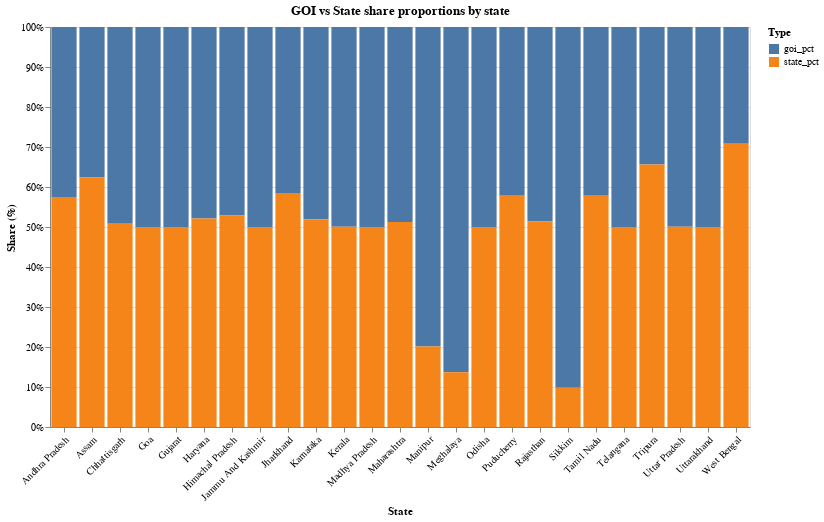

The notebook cell this image was saved under:
### Markdown cell above
Compares insurance penetration across different farm size categories, showing if the program effectively reaches the most smallholders.

### Code cell
# Aggregate by state 
state_shares = merged_final.groupby('state_name').agg({
    'goi_share': 'sum',
    'state_share': 'sum'
}).reset_index()

state_shares['total_share'] = state_shares['goi_share'] + state_shares['state_share']
state_shares['goi_pct'] = state_shares['goi_share'] / state_shares['total_share']
state_shares['state_pct'] = state_shares['state_share'] / state_shares['total_share']

shares_long = state_shares.melt(
    id_vars='state_name',
    value_vars=['goi_pct', 'state_pct'],
    var_name='share_type',
    value_name='share_value'
)

chart7 = alt.Chart(shares_long).mark_bar().encode(
    x=alt.X('state_name:N', axis=alt.Axis(labelAngle=-45), title='State'),
    y=alt.Y('share_value:Q', stack='normalize', title='Share (%)', axis=alt.Axis(format='%')),
    color=alt.Color('share_type:N', title='Type')
).properties(
    title='GOI vs State share proportions by state',
    width=700,
    height=400
)

chart7

### Figure 1 — Vega specification as saved in the notebook (floating-point values rounded to 4 significant figures)
{"$schema": "https://vega.github.io/schema/vega/v5.json", "data": [{"name": "source_0", "values": [{"share_type": "goi_pct", "share_value_end": 1.0, "share_value_start": 0.575, "state_name": "Andhra Pradesh"}, {"share_type": "goi_pct", "share_value_end": 1.0, "share_value_start": 0.6244, "state_name": "Assam"}, {"share_type": "goi_pct", "share_value_end": 1.0, "share_value_start": 0.5084, "state_name": "Chhattisgarh"}, {"share_type": "goi_pct", "share_value_end": 1.0, "share_value_start": 0.5, "state_name": "Goa"}, {"share_type": "goi_pct", "share_value_end": 1.0, "share_value_start": 0.5, "state_name": "Gujarat"}, {"share_type": "goi_pct", "share_value_end": 1.0, "share_value_start": 0.5215, "state_name": "Haryana"}, {"share_type": "goi_pct", "share_value_end": 1.0, "share_value_start": 0.5287, "state_name": "Himachal Pradesh"}, {"share_type": "goi_pct", "share_value_end": 1.0, "share_value_start": 0.5, "state_name": "Jammu And Kashmir"}, {"share_type": "goi_pct", "share_value_end": 1.0, "share_value_start": 0.5849, "state_name": "Jharkhand"}, {"share_type": "goi_pct", "share_value_end": 1.0, "share_value_start": 0.5192, "state_name": "Karnataka"}, {"share_type": "goi_pct", "share_value_end": 1.0, "share_value_start": 0.5006, "state_name": "Kerala"}, {"share_type": "goi_pct", "share_value_end": 1.0, "share_value_start": 0.5, "state_name": "Madhya Pradesh"}, {"share_type": "goi_pct", "share_value_end": 1.0, "share_value_start": 0.5126, "state_name": "Maharashtra"}, {"share_type": "goi_pct", "share_value_end": 1.0, "share_value_start": 0.2011, "state_name": "Manipur"}, {"share_type": "goi_pct", "share_value_end": 1.0, "share_value_start": 0.137, "state_name": "Meghalaya"}, {"share_type": "goi_pct", "share_value_end": 1.0, "share_value_start": 0.5, "state_name": "Odisha"}, {"share_type": "goi_pct", "share_value_end": 1.0, "share_value_start": 0.5782, "state_name": "Puducherry"}, {"share_type": "goi_pct", "share_value_end": 1.0, "share_value_start": 0.5138, "state_name": "Rajasthan"}, {"share_type": "goi_pct", "share_value_end": 1.0, "share_value_start": 0.09797, "state_name": "Sikkim"}, {"share_type": "goi_pct", "share_value_end": 1.0, "share_value_start": 0.5784, "state_name": "Tamil Nadu"}, {"share_type": "goi_pct", "share_value_end": 1.0, "share_value_start": 0.5, "state_name": "Telangana"}, {"share_type": "goi_pct", "share_value_end": 1.0, "share_value_start": 0.6564, "state_name": "Tripura"}, {"share_type": "goi_pct", "share_value_end": 1.0, "share_value_start": 0.5004, "state_name": "Uttar Pradesh"}, {"share_type": "goi_pct", "share_value_end": 1.0, "share_value_start": 0.5, "state_name": "Uttarakhand"}, {"share_type": "goi_pct", "share_value_end": 1.0, "share_value_start": 0.708, "state_name": "West Bengal"}, {"share_type": "state_pct", "share_value_end": 0.575, "share_value_start": 0.0, "state_name": "Andhra Pradesh"}, {"share_type": "state_pct", "share_value_end": 0.6244, "share_value_start": 0.0, "state_name": "Assam"}, {"share_type": "state_pct", "share_value_end": 0.5084, "share_value_start": 0.0, "state_name": "Chhattisgarh"}, {"share_type": "state_pct", "share_value_end": 0.5, "share_value_start": 0.0, "state_name": "Goa"}, {"share_type": "state_pct", "share_value_end": 0.5, "share_value_start": 0.0, "state_name": "Gujarat"}, {"share_type": "state_pct", "share_value_end": 0.5215, "share_value_start": 0.0, "state_name": "Haryana"}, {"share_type": "state_pct", "share_value_end": 0.5287, "share_value_start": 0.0, "state_name": "Himachal Pradesh"}, {"share_type": "state_pct", "share_value_end": 0.5, "share_value_start": 0.0, "state_name": "Jammu And Kashmir"}, {"share_type": "state_pct", "share_value_end": 0.5849, "share_value_start": 0.0, "state_name": "Jharkhand"}, {"share_type": "state_pct", "share_value_end": 0.5192, "share_value_start": 0.0, "state_name": "Karnataka"}, {"share_type": "state_pct", "share_value_end": 0.5006, "share_value_start": 0.0, "state_name": "Kerala"}, {"share_type": "state_pct", "share_value_end": 0.5, "share_value_start": 0.0, "state_name": "Madhya Pradesh"}, {"share_type": "state_pct", "share_value_end": 0.5126, "share_value_start": 0.0, "state_name": "Maharashtra"}, {"share_type": "state_pct", "share_value_end": 0.2011, "share_value_start": 0.0, "state_name": "Manipur"}, {"share_type": "state_pct", "share_value_end": 0.137, "share_value_start": 0.0, "state_name": "Meghalaya"}, {"share_type": "state_pct", "share_value_end": 0.5, "share_value_start": 0.0, "state_name": "Odisha"}, {"share_type": "state_pct", "share_value_end": 0.5782, "share_value_start": 0.0, "state_name": "Puducherry"}, {"share_type": "state_pct", "share_value_end": 0.5138, "share_value_start": 0.0, "state_name": "Rajasthan"}, {"share_type": "state_pct", "share_value_end": 0.09797, "share_value_start": 0.0, "state_name": "Sikkim"}, {"share_type": "state_pct", "share_value_end": 0.5784, "share_value_start": 0.0, "state_name": "Tamil Nadu"}, {"share_type": "state_pct", "share_value_end": 0.5, "share_value_start": 0.0, "state_name": "Telangana"}, {"share_type": "state_pct", "share_value_end": 0.6564, "share_value_start": 0.0, "state_name": "Tripura"}, {"share_type": "state_pct", "share_value_end": 0.5004, "share_value_start": 0.0, "state_name": "Uttar Pradesh"}, {"share_type": "state_pct", "share_value_end": 0.5, "share_value_start": 0.0, "state_name": "Uttarakhand"}, {"share_type": "state_pct", "share_value_end": 0.708, "share_value_start": 0.0, "state_name": "West Bengal"}]}, {"name": "source_0_x_domain_state_name", "values": [{"state_name": "Andhra Pradesh"}, {"state_name": "Assam"}, {"state_name": "Chhattisgarh"}, {"state_name": "Goa"}, {"state_name": "Gujarat"}, {"state_name": "Haryana"}, {"state_name": "Himachal Pradesh"}, {"state_name": "Jammu And Kashmir"}, {"state_name": "Jharkhand"}, {"state_name": "Karnataka"}, {"state_name": "Kerala"}, {"state_name": "Madhya Pradesh"}, {"state_name": "Maharashtra"}, {"state_name": "Manipur"}, {"state_name": "Meghalaya"}, {"state_name": "Odisha"}, {"state_name": "Puducherry"}, {"state_name": "Rajasthan"}, {"state_name": "Sikkim"}, {"state_name": "Tamil Nadu"}, {"state_name": "Telangana"}, {"state_name": "Tripura"}, {"state_name": "Uttar Pradesh"}, {"state_name": "Uttarakhand"}, {"state_name": "West Bengal"}]}, {"name": "source_0_color_domain_share_type", "values": [{"share_type": "goi_pct"}, {"share_type": "state_pct"}]}], "marks": [{"type": "rect", "name": "marks", "from": {"data": "source_0"}, "encode": {"update": {"y2": {"field": "share_value_start", "scale": "y"}, "fill": {"field": "share_type", "scale": "color"}, "x": {"field": "state_name", "scale": "x"}, "width": {"signal": "max(0.25, bandwidth('x'))"}, "y": {"field": "share_value_end", "scale": "y"}}}, "style": ["bar"]}], "scales": [{"name": "x", "type": "band", "domain": {"data": "source_0_x_domain_state_name", "field": "state_name", "sort": true}, "range": [0, {"signal": "width"}], "paddingInner": 0.1, "paddingOuter": 0.05}, {"name": "y", "type": "linear", "domain": [0, 1], "range": [{"signal": "height"}, 0], "zero": true, "nice": true}, {"name": "color", "type": "ordinal", "domain": {"data": "source_0_color_domain_share_type", "field": "share_type", "sort": true}, "range": "category"}], "axes": [{"scale": "y", "ticks": false, "aria": false, "domain": false, "minExtent": 0, "orient": "left", "grid": true, "zindex": 0, "tickCount": {"signal": "ceil(height/40)"}, "maxExtent": 0, "gridScale": "x", "labels": false}, {"scale": "x", "labelBaseline": "top", "orient": "bottom", "labelAngle": 315, "labelAlign": "right", "zindex": 0, "grid": false, "title": "State"}, {"scale": "y", "grid": false, "labelOverlap": true, "tickCount": {"signal": "ceil(height/40)"}, "format": ".0%", "orient": "left", "zindex": 0, "title": "Share (%)"}], "title": {"text": "GOI vs State share proportions by state", "frame": "group"}, "height": 400, "style": "cell", "background": "white", "legends": [{"title": "Type", "fill": "color", "symbolType": "square"}], "padding": 5, "width": 700}
